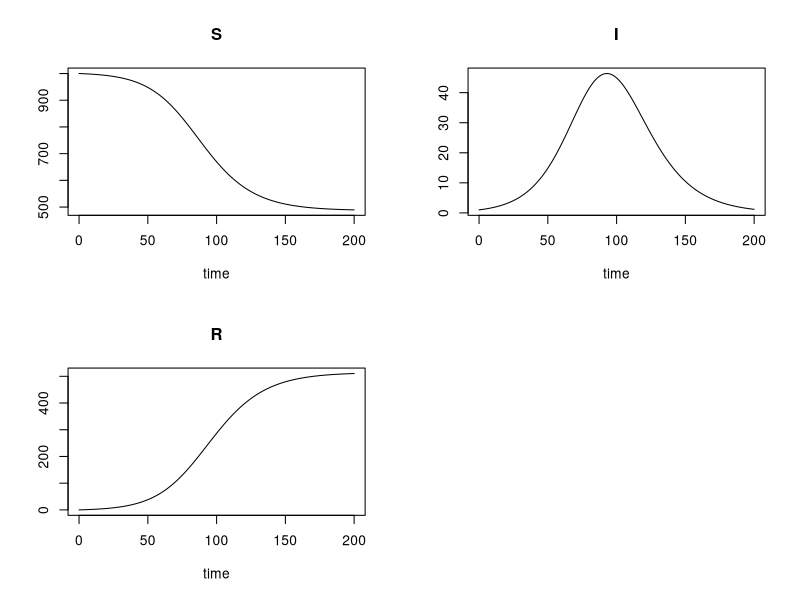

Write the R code that produced this figure.
rm(list=ls())
library(deSolve)

#Define SIR model as anction (later used in the ODE solver)
SIR_func <- function(t, SIR, P) {
  S <- SIR[1]
  I <- SIR[2]
  R <- SIR[3]
    dSdt <- -P$beta * I * S 
    dIdt <- P$beta * I * S - P$rho * I
    dRdt <- P$rho * I
    
  return(list(c(dSdt,dIdt,dRdt)))
}

SIR0 <- c(S=1000, I=1, R=0) #Inital conditions


#Start by assuming some valus for rho and beta
rho <- 1/7 # Recovery rate (1/rho = time you stay infected) (For Covid-19 recovery rate is 14 days => rho=1/14)
beta <- 0.0002 # Contact rate (For Covid-19, estimated from R0 equation (see slide))

#Collect the parameters in same variable as a list of parameters (note: can be done directly, makes lines 20 and 21 redundant)
P <- list(beta=beta, rho=rho) #collect parameter in P


# Growth rate initially for the virus R0 can be derived from the parameters above (see slides)
#R0<- 1/P$rho*P$beta*SIR0[1]
#cat('R0 = ', R0) #Print to console


tt <- seq(0,200, by=1) #Set time values for the solver

#Run the solver and plot the results
result <- ode(y=SIR0, func=SIR_func, parms=P, times=tt)
plot(result)
